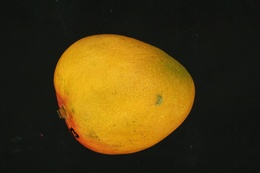
%> input picture images/Mango_01_ANM.JPG, 260 x 173 px, shrunk from 1200 x 800 before the run; its folder holds 4 pictures in this run
$ octave single_mango_test.m   (GNU Octave 9; MATLAB toolbox functions it lacks are replaced by stand-ins)
%> lines starting %> are read from the running program, lines starting %| are printed output that depends on the picture; in (x1, y1, x2, y2) boxes, pixels count from 0 and x2, y2 are one past the last pixel; in counts of white or black regions, pixels touching at a corner belong together; the program's own positions count from 1
### single_mango.m
function results = single_mango(input1,input2)
%> called with input1 = 'Mango_01_ANM.JPG', input2 = 'Mango_01_BNM.JPG'
    %Takes 2 images of mangos as input
    %uses cbir, stem analysis, and defect detection
    %outputs vector of statistics/classification data

    %instantiate vector to return 'results':
    %maturity (index 1) and defect (index 2) classification
    %ratio of defects (index 3)
    %6 counts of different types of defects (indices 4-9)
    results = zeros(1,9);

    %load images
    addpath('./images');
    addpath('./unclassified_images');
    addpath('./DB_Mango');
    imgA = imread(input1);
%> imgA is the input picture: size 173x260x3 uint8; mean R, G, B 73.8, 57.3, 18.5
    imgB = imread(input2);
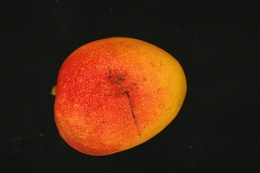
%> input picture images/Mango_01_BNM.JPG, 260 x 173 px, shrunk from 1200 x 800 before the run
%> imgB is the input picture: size 173x260x3 uint8; mean R, G, B 74.6, 39.2, 19.7

    %run bilateral filter
    aBilat = getRelevantPixels(imgA);
    bBilat = getRelevantPixels(imgB);

    %defect detection
    %1 is defected and 0 is not defected
    defects = mango_defect_main(imgA,imgB);
    for i=1:8
        results(1,i+1) = defects(i);
    end

    %cbir to classify maturity
    cbirClassification = cbirMangoClassifier(imgA,imgB,aBilat,bBilat);

    %stem to classify maturity
    countA = runDemo(aBilat);
    countB = runDemo(bBilat);

    %ripe is represented by 1, unripe is represented by 0
    %if side-A has 0 then stem isn't visible so only check side-B, if side-B has 3-4 then it is ripe
    %if side-B has 0 then stem isn't visible so only check side-A, if side-A has 3-4 then it is ripe
    %if both are non 0, make sure both are within range 3-4
    %else not ripe
    result = 0;
    if (countA == 0 && countB < 5 && countB > 2)
        result = 1;
    elseif (countB == 0 && countA < 5 && countA > 2)
        result = 1;
    elseif (countA < 5 && countA > 2 && countB < 5 && countB > 2)
        result = 1;
    else
        result = 0;
    end

    %combine maturity results from 2 sources
    %if confident in color result, return color result
    %else return stem result
    if (cbirClassification(1,1) > 15) || (cbirClassification(1,1) >= 10 && result == 2)
        results(1,1) = 1;
    elseif (cbirClassification(1,2) > 15) || (cbirClassification(1,2) >= 10 && result == 2)
        results(1,1) = 0;
    else
        results(1,1) = result;
    end
    %disp(results)
end

### getRelevantPixels.m
%generates a black/white image using bilateral filtering
%black -> background pixel
%white -> mango pixel
function final = getRelevantPixels(image)
    %Note: Must be double precision in the interval [0,1].
    img1 = double(image)/255;

    % Set bilateral filter parameters.
    w     = 5;       % bilateral filter half-width
    sigma = [3 0.1]; % bilateral filter standard deviations

    % Apply bilateral filter to each image.
    bflt_img1 = bfilter2(img1,w,sigma);
    img = im2bw(rgb2gray(bflt_img1),0.1);
    filled_img = imfill(img,'holes');
    final = bwareafilt(filled_img,[500 50000000000]);
end

### bfilter2.m
% BFILTER2 Two dimensional bilateral filtering.
%    This function implements 2-D bilateral filtering using
%    the method outlined in:
%
%       C. Tomasi and R. Manduchi. Bilateral Filtering for
%       Gray and Color Images. In Proceedings of the IEEE
%       International Conference on Computer Vision, 1998.
%
%    B = bfilter2(A,W,SIGMA) performs 2-D bilateral filtering
%    for the grayscale or color image A. A should be a double
%    precision matrix of size NxMx1 or NxMx3 (i.e., grayscale
%    or color images, respectively) with normalized values in
%    the closed interval [0,1]. The half-size of the Gaussian
%    bilateral filter window is defined by W. The standard
%    deviations of the bilateral filter are given by SIGMA,
%    where the spatial-domain standard deviation is given by
%    SIGMA(1) and the intensity-domain standard deviation is
%    given by SIGMA(2).
%
% Douglas R. Lanman, Brown University, September 2006.
% dlanman@brown.edu, http://mesh.brown.edu/dlanman


%%%%%%%%%%%%%%%%%%%%%%%%%%%%%%%%%%%%%%%%%%%%%%%%%%%%%%%%%%%%%
% Pre-process input and select appropriate filter.
function B = bfilter2(A,w,sigma)

% Verify that the input image exists and is valid.
if ~exist('A','var') || isempty(A)
   error('Input image A is undefined or invalid.');
end
if ~isfloat(A) || ~sum([1,3] == size(A,3)) || ...
      min(A(:)) < 0 || max(A(:)) > 1
   error(['Input image A must be a double precision ',...
          'matrix of size NxMx1 or NxMx3 on the closed ',...
          'interval [0,1].']);
end

% Verify bilateral filter window size.
if ~exist('w','var') || isempty(w) || ...
      numel(w) ~= 1 || w < 1
   w = 5;
end
w = ceil(w);

% Verify bilateral filter standard deviations.
if ~exist('sigma','var') || isempty(sigma) || ...
      numel(sigma) ~= 2 || sigma(1) <= 0 || sigma(2) <= 0
   sigma = [3 0.1];
end

% Apply either grayscale or color bilateral filtering.
if size(A,3) == 1
   B = bfltGray(A,w,sigma(1),sigma(2));
else
   B = bfltColor(A,w,sigma(1),sigma(2));
end


%%%%%%%%%%%%%%%%%%%%%%%%%%%%%%%%%%%%%%%%%%%%%%%%%%%%%%%%%%%%%
% Implements bilateral filtering for grayscale images.
% [33 lines left out: function bfltGray, not called in this run]

% Close waitbar.
%close(h);


%%%%%%%%%%%%%%%%%%%%%%%%%%%%%%%%%%%%%%%%%%%%%%%%%%%%%%%%%%%%%
% Implements bilateral filter for color images.
function B = bfltColor(A,w,sigma_d,sigma_r)
%> called with w = 5, sigma_d = 3, sigma_r = 0.1

% Convert input sRGB image to CIELab color space.
if exist('applycform','file')
   A = applycform(A,makecform('srgb2lab'));
%> A: size 173x260x3 double; mean of channels 1, 2, 3 23.6, 4, 20.5
else
   A = colorspace('Lab<-RGB',A);
end

% Pre-compute Gaussian domain weights.
[X,Y] = meshgrid(-w:w,-w:w);
G = exp(-(X.^2+Y.^2)/(2*sigma_d^2));

% Rescale range variance (using maximum luminance).
sigma_r = 100*sigma_r;

% Create waitbar.
%h = waitbar(0,'Applying bilateral filter...');
%set(h,'Name','Bilateral Filter Progress');

% Apply bilateral filter.
dim = size(A);
%> dim = [173 260 3]
B = zeros(dim);
for i = 1:dim(1)
   for j = 1:dim(2)

         % Extract local region.
         iMin = max(i-w,1);
         iMax = min(i+w,dim(1));
         jMin = max(j-w,1);
         jMax = min(j+w,dim(2));
         I = A(iMin:iMax,jMin:jMax,:);

         % Compute Gaussian range weights.
         dL = I(:,:,1)-A(i,j,1);
         da = I(:,:,2)-A(i,j,2);
         db = I(:,:,3)-A(i,j,3);
         H = exp(-(dL.^2+da.^2+db.^2)/(2*sigma_r^2));

         % Calculate bilateral filter response.
         F = H.*G((iMin:iMax)-i+w+1,(jMin:jMax)-j+w+1);
         norm_F = sum(F(:));
         B(i,j,1) = sum(sum(F.*I(:,:,1)))/norm_F;
         B(i,j,2) = sum(sum(F.*I(:,:,2)))/norm_F;
         B(i,j,3) = sum(sum(F.*I(:,:,3)))/norm_F;

   end
   %waitbar(i/dim(1));
end
%> B: size 173x260x3 double; mean of channels 1, 2, 3 23.6, 4, 20.5

% Convert filtered image back to sRGB color space.
if exist('applycform','file')
   B = applycform(B,makecform('lab2srgb'));
%> in getRelevantPixels, `img = im2bw(rgb2gray(bflt_img1),0.1);`: img: size 173x260 logical; 29.4% white; 2 white regions (1 under 20 px), largest, box (x1, y1, x2, y2) and area: (53, 34, 196, 155) 13235
%> in getRelevantPixels, `filled_img = imfill(img,'holes');`: filled_img: size 173x260 logical; 29.5% white; 2 white regions (1 under 20 px), largest, box (x1, y1, x2, y2) and area: (53, 34, 196, 155) 13247
%> in getRelevantPixels, `final = bwareafilt(filled_img,[500 50000000000]);`: final: size 173x260 logical; 29.5% white; 1 white region, box (x1, y1, x2, y2) and area: (53, 34, 196, 155) 13247
%> in bfltColor (call 2), `A = applycform(A,makecform('srgb2lab'));`: A: size 173x260x3 double; mean of channels 1, 2, 3 19.9, 12.9, 17.4
%> after the loop in bfltColor (call 2), `for i = 1:dim(1)`: B: size 173x260x3 double; mean of channels 1, 2, 3 20, 12.9, 17.4
%> in getRelevantPixels (call 2), `img = im2bw(rgb2gray(bflt_img1),0.1);`:
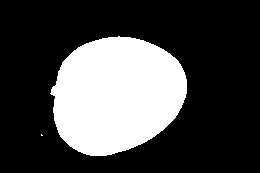
%> img: size 173x260 logical; 27.8% white; 2 white regions (1 under 20 px), largest, box (x1, y1, x2, y2) and area: (50, 36, 187, 156) 12482
%> in getRelevantPixels (call 2), `final = bwareafilt(filled_img,[500 50000000000]);`: final: size 173x260 logical; 27.8% white; 1 white region, box (x1, y1, x2, y2) and area: (50, 36, 187, 156) 12482
else
   B = colorspace('RGB<-Lab',B);
end

% Close waitbar.
%close(h);

### mango_defect_main.m
function results = mango_defect_main(input1, input2)
    images = {input1, input2};
%> images = 2 items
    grayscale_images = {2};
    solar_perimeters= {2};

    areas = 1:2;
    perimeters = 1:2;

    defect_areas = 1:2;
    defect_perimeters = 1:2;

    defect_area_ratios = 1:2;

    small_count = zeros(2,2);
    medium_count = zeros(2,2);
    large_count = zeros(2,2);

    results = 1:8;

    for i=1:2
        grayscale_images{i} = rgb2gray(images{i});
    end
%> after the loop, grayscale_images = 2 items

    [areas, perimeters] = mango_defect_binary(grayscale_images, areas, perimeters);
    [solar_perimeters, defect_area_ratios] = mango_defect_solarization(solar_perimeters, grayscale_images, defect_areas, defect_perimeters, defect_area_ratios, areas, perimeters);
    [small_count, medium_count, large_count] = mango_defect_count (solar_perimeters, small_count, medium_count, large_count);

    results(2) = mean(defect_area_ratios);
    if (round(10 * results(2)) >= 1)
        results(1) = 1;
    else
        results(1) = 0;
    end
    results(3) = sum(small_count(1,:));
    results(4) = sum(small_count(2,:));

    results(5) = sum(medium_count(1,:));
    results(6) = sum(medium_count(2,:));

    results(7) = sum(large_count(1,:));
    results(8) = sum(large_count(2,:));

end

### mango_defect_binary.m
function [areas, perimeters] = mango_defect_binary (grayscale_images, areas, perimeters)
%> called with areas = [1 2], perimeters = [1 2]

    for i=1:2
        binary_image = grayscale_images{i} > (0.10 * 255);
        binary_image2 = bwareafilt(binary_image, 1);
        binary_perimeter = bwperim(binary_image2, 4);

        binary_pixels = sum(binary_image2(:));
        perimeter_pixels = sum(binary_perimeter(:));

        areas(i) = binary_pixels;
        perimeters(i) = perimeter_pixels;
    end
%> this loop made 2 passes
%> (binary_pixels, perimeter_pixels) on passes 1 to 2: (13264, 402), (12512, 370)
%> after the loop, areas = [13264 12512]; perimeters = [402 370]
%> in mango_defect_main, `[areas, perimeters] = mango_defect_binary(grayscale_images, areas, per..`: areas = [13264 12512]; perimeters = [402 370]

end

### mango_defect_solarization.m
function [solar_perimeters, defect_area_ratios] = mango_defect_solarization (solar_perimeters, grayscale_images, defect_areas, defect_perimeters, defect_area_ratios, areas, perimeters)
%> called with defect_areas = [1 2], defect_perimeters = [1 2], defect_area_ratios = [1 2], areas = [13264 12512], perimeters = [402 370]
    for i=1:2
        white_pixels = 0;
        solar_image = grayscale_images{i};
        [r, c] = size(solar_image);

        for x=1:r
            for y=1:c
                if solar_image(x, y) > 80
                    solar_image(x, y) = 255;
                    white_pixels = white_pixels + 1;
                end
            end
        end

        solar_perimeter = edge(solar_image,'sobel');
        solar_perimeters{i} = solar_perimeter;
        perimeter_pixels = sum(solar_perimeter(:));

        defect_areas(i) = areas(i) - white_pixels;
        defect_perimeters(i) = perimeter_pixels - perimeters(i);
        defect_area_ratios(i) = defect_areas(i) / areas(i);

    end
%> this loop made 2 passes
%> perimeter_pixels on passes 1 to 2: 412, 649
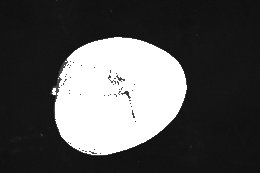
%> solar_image: size 173x260 uint8; min 13, max 255, mean 82.2
%> after the loop, defect_area_ratios = [0.0314 0.0492]; defect_areas = [417 615]; defect_perimeters = [10 279]; solar_perimeters = 2 items
%> in mango_defect_main, `[solar_perimeters, defect_area_ratios] = mango_defect_solarization(sol..`: defect_area_ratios = [0.0314 0.0492]
end

### mango_defect_count.m
function [small_count, medium_count, large_count] = mango_defect_count (solar_perimeters, small_count, medium_count, large_count)
%> called with small_count = [0 0; 0 0], medium_count = [0 0; 0 0], large_count = [0 0; 0 0]

    for i=1:2
        I_imfill = imfill(solar_perimeters{i}, 'holes');

        h = ones(2, 2) / 2;
        I_filter = imfilter(I_imfill, h);

        [round_number, long_number] = mango_each_defect_count(I_filter, 0, 200);

        small_count(i, 1) = round_number;
        small_count(i, 2) = long_number;

        [round_number, long_number] = mango_each_defect_count(I_filter, 201, 500);

        medium_count(i, 1) = round_number;
        medium_count(i, 2) = long_number;

        [round_number, long_number] = mango_each_defect_count(I_filter, 501, 5000);

        large_count(i, 1) = round_number;
        large_count(i, 2) = long_number;
    end
%> this loop made 2 passes
%> pass 1, in mango_each_defect_count, `certain_defects = bwareafilt(image,[lowerbound upperbound]);`:
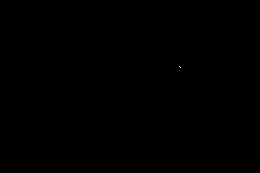
%> certain_defects: size 173x260 logical; 0% white in thin lines or dots, all inside (x1, y1, x2, y2) = (179, 66, 181, 68)
%> after the loop, large_count = [1 1; 0 0]; medium_count = [0 0; 0 0]; small_count = [1 1; 1 1]
%> in mango_defect_main, `[small_count, medium_count, large_count] = mango_defect_count (solar_p..`: medium_count = [0 0; 0 0]; large_count = [1 1; 0 0]
%> in single_mango, `defects = mango_defect_main(imgA,imgB);`: defects = [0 0.0403 2 2 0 0 2 0]
%> after the loop in single_mango, `for i=1:8`: results = [0 0 0.0403 2 2 0 0 2 0]
end

### mango_each_defect_count.m
function [round_number, long_number] = mango_each_defect_count(image, lowerbound, upperbound)

    certain_defects = bwareafilt(image,[lowerbound upperbound]);
    certain_defect_perimeters = bwperim(certain_defects, 4);

    perimeter_pixels = sum(certain_defect_perimeters(:));


    cc = bwconncomp(certain_defects);
    number  = cc.NumObjects;

    if (number == 0)
        average_perimeter = 0;
    else
        average_perimeter = perimeter_pixels / number;
    end

    round_defect = bwareafilt(certain_defect_perimeters,[0 round(average_perimeter)]);
    long_defect = bwareafilt(certain_defect_perimeters,[round(average_perimeter) round(average_perimeter * 2)]);

    round_cc = bwconncomp(round_defect);
    round_number = round_cc.NumObjects;

    long_cc = bwconncomp(long_defect);
    long_number = long_cc.NumObjects;

end

### getFeatures.m
%returns a number of specified feature vectors('bins')
%for a specific mango image ('mango')
%taking into account certain 'important' pixels
function features = getFeatures(bins,mango,important)
%> called with bins = 100
    %convert mango to hsv
    hsvMango = rgb2hsv(mango);
%> hsvMango: size 173x260x3 double; mean H, S, V 0.218, 0.385, 0.295
    [r,c] = size(mango);
%> c = 780
    c = c/3; %since c has 3 channels and we just want the column count
%> c = 260

    %get relevant pixels using bilateral filtering
    totalPixels = sum(sum(important));
%> totalPixels = 13247

    %separate values for h/s/v
    hImage = hsvMango(:, :, 1);
    sImage = hsvMango(:, :, 2);
    vImage = hsvMango(:, :, 3);
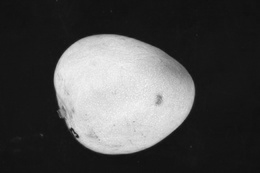
%> vImage: size 173x260 double; min 0.0588, max 0.957, mean 0.295

    %create vectors to add important values
    h = zeros(totalPixels,1);
    s = zeros(totalPixels,1);
    v = zeros(totalPixels,1);
    count = 1;

    %for each point equal to 1 in the 'important' matrix
    %add corresponding points to the h/s/v vectors
    for i=1:r
        for j=1:c
            if important(i,j) == 1
                h(count,1) = hImage(i,j);
                s(count,1) = sImage(i,j);
                v(count,1) = vImage(i,j);
                count = count + 1;
            end
        end
    end
%> after the loop, count = 13248

    %sort the h/s/v vectors
    hSorted = sortrows(h)';
    sSorted = sortrows(s)';
    vSorted = sortrows(v)';

    %generate feature vectors for N bins (calculate mean/std/skew/kurtosis)
    %each image has a matrix of features [Nx12]
    %row# = bin number (so 1st row includes statistics for bin1)
    %each column is a different combination of (h/s/v + statistic)
    features = zeros(bins,12);

    %figure out how many per bin (for 1000 bins)
    perBin = floor(totalPixels/bins);
%> perBin = 132

    %calculate statistics for each bin
    for i=0:(bins-1)
        if i == bins-1
            h = hSorted((perBin*i)+1:end);
            s = sSorted((perBin*i)+1:end);
            v = vSorted((perBin*i)+1:end);

            features(i+1,1) = mean(h);
            features(i+1,2) = std(h);
            features(i+1,3) = skewness(h);
            features(i+1,4) = kurtosis(h);

            features(i+1,5) = mean(s);
            features(i+1,6) = std(s);
            features(i+1,7) = skewness(s);
            features(i+1,8) = kurtosis(s);

            features(i+1,9) = mean(v);
            features(i+1,10) = std(v);
            features(i+1,11) = skewness(v);
            features(i+1,12) = kurtosis(v);
        else
            h = hSorted((perBin*i)+1:perBin*(i+1));
            s = sSorted((perBin*i)+1:perBin*(i+1));
            v = vSorted((perBin*i)+1:perBin*(i+1));

            features(i+1,1) = mean(h);
            features(i+1,2) = std(h);
            features(i+1,3) = skewness(h);
            features(i+1,4) = kurtosis(h);

            features(i+1,5) = mean(s);
            features(i+1,6) = std(s);
            features(i+1,7) = skewness(s);
            features(i+1,8) = kurtosis(s);

            features(i+1,9) = mean(v);
            features(i+1,10) = std(v);
            features(i+1,11) = skewness(v);
            features(i+1,12) = kurtosis(v);
        end
    end
%> after the loop, h = 179 values from 0.131 to 0.149; s = 179 values from 0.988 to 1; v = 179 values from 0.929 to 0.957

    %remove NaN values as they affect calculation later
    for ii=1:bins
        for jj=1:12
            if isnan(features(ii,jj))
                features(ii,jj) = 0;
            end
        end
    end
end

### compareFeatures.m
%compares 2 feature vectors with euclidean distance formula
function diff = compareFeatures(f1,f2)
    diff = 0;
    [r,~] = size(f1);

    %weights for importance of vector elements
    %Default: [1 1 1 1 1 1 1 1 1 1 1 1]
    %1st Iteration: [2 2 2 2 0.25 0.25 0.25 0.25 0.25 0.25 0.25 0.25]
    weights = [1000 1 0.05 0.05 100 1 0.05 0.05 100 1 0.05 0.05];

    %get the ith row of each set of feature vectors
    %compare them using sqrt(sum((v1-v2).^2))
    %add the difference to the total difference
    for i =1:r
        %get corresponding feature vectors
        v1 = f1(i,:);
        v2 = f2(i,:);

        %include weights to sqDiff
        sqDiff = (v1 - v2) .^ 2;
        weightedSqDiff = sqDiff .* weights;

        %keep track of cumulative difference
        diff = diff + sqrt(sum(weightedSqDiff));
    end
end

### cbirMangoClassifier.m
function mThenI = cbirMangoClassifier(file1,file2,file1Bilat,file2Bilat)
    %load saved feature vector data
    data = load('mangoColorFV.mat');
    datasetFV = data.allData;
    dLen = length(datasetFV)/2;

    %set up return variable
    %of format [mature-points immature-points]
    mThenI = zeros(1,2);

    %Get features for corresponding A-side/B-side files
    imgA = getFeatures(100,file1,file1Bilat);
    imgB = getFeatures(100,file2,file2Bilat);
%> call 2 of getFeatures, with bins = 100
%> in getFeatures (call 2), `hsvMango = rgb2hsv(mango);`: hsvMango: size 173x260x3 double; mean H, S, V 0.198, 0.364, 0.297
%> in getFeatures (call 2), `totalPixels = sum(sum(important));`: totalPixels = 12482
%> in getFeatures (call 2), `hImage = hsvMango(:, :, 1);`:
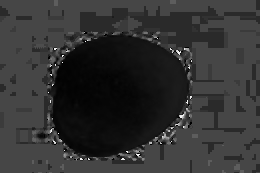
%> hImage: size 173x260 double; min 0, max 0.996, mean 0.198
%> in getFeatures (call 2), `vImage = hsvMango(:, :, 3);`:
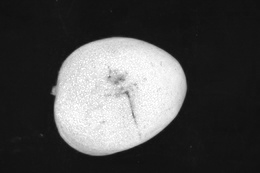
%> vImage: size 173x260 double; min 0.0588, max 1, mean 0.297
%> after the loop in getFeatures (call 2), `for i=1:r`: count = 12483
%> in getFeatures (call 2), `perBin = floor(totalPixels/bins);`: perBin = 124
%> after the loop in getFeatures (call 2), `for i=0:(bins-1)`: h = 206 values from 0.107 to 0.996; s = 206 values from 0.974 to 1; v = 206 values from 1 to 1

    %do comparison between the data and loaded images
    diffRank = cell(dLen,4);
    for i=1:dLen
        %get A and B for each image in datasetFV
        dataA = datasetFV{(i*2)-1,2};
        dataB = datasetFV{i*2,2};

        %Difference for A vs A, B vs B
        d1 = compareFeatures(imgA,dataA) + compareFeatures(imgB,dataB);

        %Difference for A vs B, B vs A
        d2 = compareFeatures(imgA,dataB) + compareFeatures(imgB,dataA);

        %store the minimum distance
        diffRank{i,1} = min(d1,d2);

        %re-store the other variables
        diffRank{i,2} = datasetFV{(i*2)-1,1};
        diffRank{i,3} = datasetFV{i*2,3};
        diffRank{i,4} = datasetFV{i*2,4};
    end
%> this loop made 28 passes
%> (d1, d2) on passes 1 to 12: (3929437, 3929757.9), (3929889.5, 3929803.2), (3929093.6, 3929163.8), (3929091.6, 3929094), (3929194.3, 3929116.7), (3929014.7, 3929099.7), (3929081.8, 3929090.4), (3929149.9, 3929139.2), (3929209.8, 3929040.1), (3929216.6, 3929201), (3929047.1, 3928948), (3929338.4, 3929304.4)
%> after the loop, diffRank = 112 items

    %output a ranked a list of classifications
%> the run ends on the next line
    diffRank = sortrows(diffRank,'ascend');
    %disp(diffRank);

    %get classification result
    iPoints = 0;
    mPoints = 0;
    for j=2:6
        if diffRank{j,4} == 'M'
            mPoints = mPoints + (8 - j);
        else
            iPoints = iPoints + (8 - j);
        end
    end

    %set return mature-points and immature-points
    mThenI(1,1) = mPoints;
    mThenI(1,2) = iPoints;
end

### single_mango_test.m
addpath('./images');
imagefiles = dir('./images/*.jpg');
nfiles = length(imagefiles);

defectCorrect = 0;
maturityCorrect = 0;

for i=1:nfiles
    fileName = imagefiles(i).name;
    fLen = length(fileName);
    if fileName(fLen-6) == 'A'
        fileName2 = fileName;
        fileName2(fLen-6) = 'B';
        result = single_mango(fileName,fileName2);
